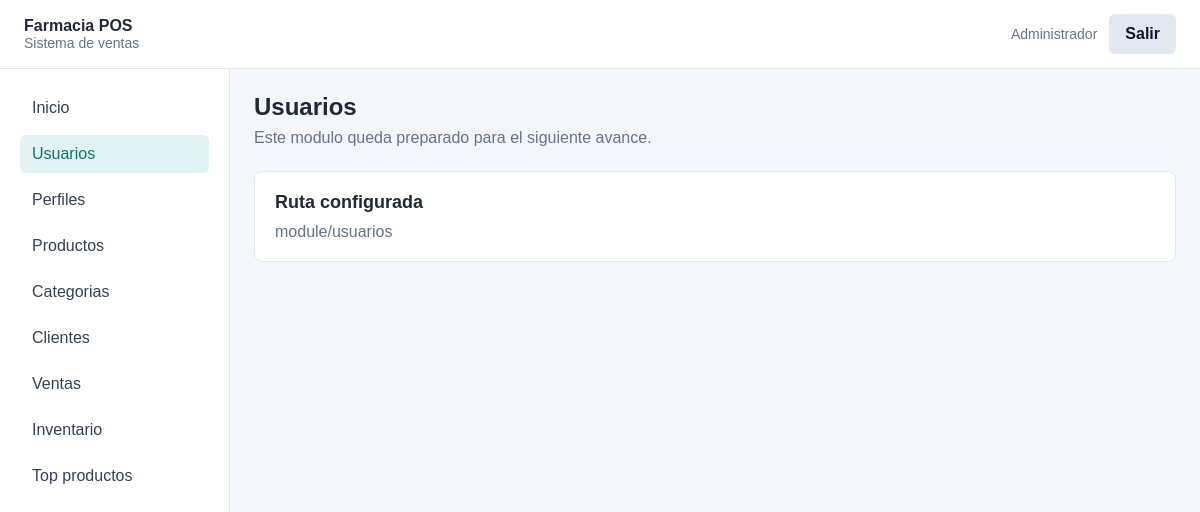
Screenshot of /index.php?route=module/usuarios (signed in) with the database file from the repository.
### tables this page shows
CREATE TABLE `opcion` (
  `idopcion` int(11) NOT NULL AUTO_INCREMENT,
  `descripcion` varchar(100) NOT NULL,
  `url` varchar(200) NOT NULL,
  `icono` varchar(50) NOT NULL DEFAULT 'fa-circle',
  `estado` tinyint(1) NOT NULL DEFAULT 1,
  `fecha_creacion` datetime NOT NULL DEFAULT current_timestamp(),
  PRIMARY KEY (`idopcion`)
);

### app/Controllers/ModuleController.php (called while the page is built, shortened)
<?php
class ModuleController
{
    private Profile $profiles;
    public function __construct(Profile $profiles)
    {
        $this->profiles = $profiles;
    }
    public function show(string $route): void
    {
        $menuOptions = $this->profiles->menuOptions((int) $_SESSION["idperfil"]);
        $module = $this->findModule($menuOptions, $route);
        require __DIR__ . "/../Views/layout/app.php";
    }
    private function findModule(array $menuOptions, string $route): ?array
    {
        foreach ($menuOptions as $option) {
            if (($option["url"] ?? "") === $route) {
                return $option;
            }
        }
        return null;
    }
}

### app/Models/Profile.php (called while the page is built)
<?php
class Profile
{
    private PDO $db;
    public function __construct(PDO $db)
    {
        $this->db = $db;
    }
    public function menuOptions(int $profileId): array
    {
        $sql = "SELECT o.descripcion, o.url, o.icono
                FROM acceso a
                INNER JOIN opcion o ON o.idopcion = a.idopcion
                WHERE a.idperfil = :idperfil
                  AND a.estado = 1
                  AND o.estado = 1
                ORDER BY o.idopcion";
        $statement = $this->db->prepare($sql);
        $statement->execute(["idperfil" => $profileId]);
        return $statement->fetchAll();
    }
}

### app/Views/modules/placeholder.php (the view)
<div class="page-title">
    <h1><?= htmlspecialchars($module["descripcion"]) ?></h1>
    <p>Este modulo queda preparado para el siguiente avance.</p>
</div>
<section class="panel">
    <h2>Ruta configurada</h2>
    <p><?= htmlspecialchars($module["url"]) ?></p>
</section>

### index.php (shortened to what this page needs)
<?php
require __DIR__ . "/app/Models/Profile.php";
require __DIR__ . "/app/Controllers/ModuleController.php";
$db = Database::connect();
$moduleController = new ModuleController(new Profile($db));
$route = $_GET["route"] ?? (isset($_SESSION["idusuario"]) ? "dashboard" : "login");
if (str_starts_with($route, "module/")) {
    $moduleController->show($route);
    exit;
}

### app/Views/layout/app.php (shortened to what this page needs)
<!DOCTYPE html>
<html lang="es">
<head>
    <link rel="stylesheet" href="public/css/styles.css">
</head>
<body class="app-body">
    <?php require __DIR__ . "/header.php"; ?>
    <div class="layout">
        <?php require __DIR__ . "/sidebar.php"; ?>
        <div class="contenido">
            <main>
                <?php require $view; ?>
            </main>
        </div>
    </div>
</body>
</html>

### app/Views/layout/header.php
<header class="topbar">
    <div>
        <strong>Farmacia POS</strong>
        <span>Sistema de ventas</span>
    </div>
    <div class="topbar-user">
        <span><?= htmlspecialchars($_SESSION["nombre"] ?? "") ?></span>
        <a class="btn btn-light" href="index.php?route=logout">Salir</a>
    </div>
</header>

### app/Views/layout/sidebar.php
<?php $currentRoute = $_GET["route"] ?? "dashboard"; ?>
<aside class="sidebar">
    <nav aria-label="Menu principal">
        <a href="index.php?route=dashboard" <?= $currentRoute === "dashboard" ? 'aria-current="page"' : "" ?>>Inicio</a>
        <?php foreach ($menuOptions as $option): ?>
            <?php $route = $option["url"] ?? ""; ?>
            <a href="index.php?route=<?= urlencode($route) ?>" <?= $currentRoute === $route ? 'aria-current="page"' : "" ?>>
                <?= htmlspecialchars($option["descripcion"]) ?>
            </a>
        <?php endforeach; ?>
    </nav>
</aside>

### public/css/styles.css (style rules this page uses)
* { box-sizing: border-box; }
body { margin: 0; font-family: Arial, sans-serif; color: #1f2937; background: #f3f6fb; }
a { color: inherit; }
.login-card p, .page-title p { margin: 8px 0 24px; color: #64748b; }
.btn { display: inline-flex; align-items: center; justify-content: center; min-height: 40px; padding: 10px 16px; border: 0; border-radius: 6px; font: inherit; font-weight: 700; text-decoration: none; cursor: pointer; }
.btn-light { background: #e2e8f0; color: #0f172a; }
.topbar { min-height: 68px; display: flex; align-items: center; justify-content: space-between; gap: 20px; padding: 14px 24px; background: #ffffff; border-bottom: 1px solid #e5e7eb; }
.topbar strong, .topbar span { display: block; }
.topbar span { color: #64748b; font-size: 14px; }
.topbar-user { display: flex; align-items: center; gap: 12px; }
.layout { display: flex; min-height: calc(100vh - 68px); }
.sidebar { width: 230px; padding: 20px; background: #ffffff; border-right: 1px solid #e5e7eb; }
.sidebar nav { display: grid; gap: 8px; }
.sidebar a { padding: 10px 12px; border-radius: 6px; color: #334155; text-decoration: none; }
.sidebar a:hover, .sidebar a[aria-current="page"] { background: #e0f2f1; color: #0f766e; }
.contenido { flex: 1; display: flex; flex-direction: column; }
main { flex: 1; padding: 24px; }
h1 { margin: 0; font-size: 24px; }
h2 { margin: 0 0 10px; font-size: 18px; }
.summary-card, .panel { padding: 20px; background: #ffffff; border: 1px solid #e5e7eb; border-radius: 8px; }
.panel p { margin: 0; color: #64748b; }

### rows the page displays
opcion: descripcion "Usuarios", url "module/usuarios"
opcion: descripcion "Perfiles"
opcion: descripcion "Productos"
opcion: descripcion "Categorias"
opcion: descripcion "Clientes"
opcion: descripcion "Ventas"
opcion: descripcion "Inventario"
opcion: descripcion "Top productos"

### other values shown
$_SESSION["nombre"] "Administrador"
